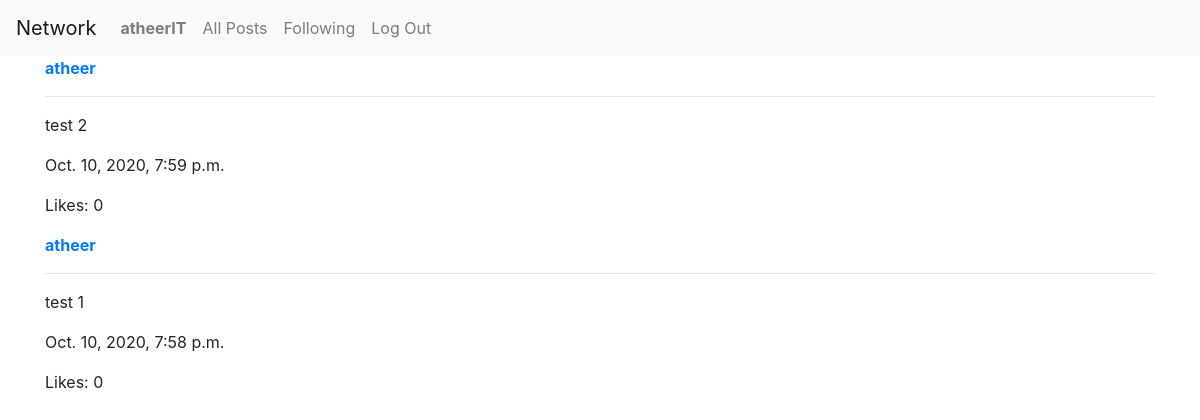
The app's page /following (signed in), older data.
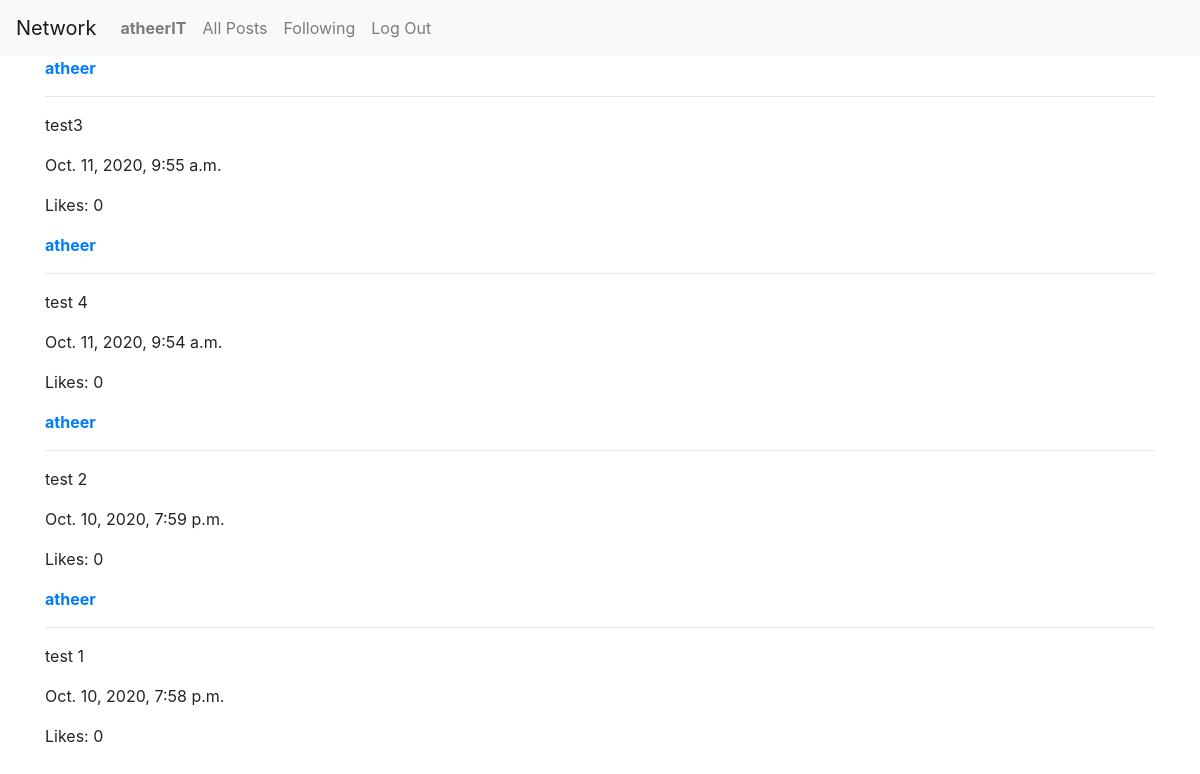
The same page, newer data.
### network/models.py (models this page shows)
class User(AbstractUser):
    pass

class Post(models.Model):
    post = models.CharField(max_length=500, blank=False)
    image = models.ImageField(upload_to="postImage", null=True)
    user = models.ForeignKey(User, on_delete=models.CASCADE, related_name='geek')
    date = models.DateTimeField(blank=False)
    postLike = models.IntegerField(default=0)

### network/views.py (the view)
# urls.py: path('following', views.following, name='following'),
def following(request):
    follows = request.user.following.all()
    users = User.objects.filter(followres__in=follows)
    posts = Post.objects.filter(user__in=users).order_by('-date')
    return render(request, 'network/following.html',{
        'posts':posts
    })

### network/templates/network/following.html (shortened to what this page needs)
{% extends "network/layout.html" %}
{% load static %}
{% block body %}
    {% for post in posts %}
    <div>
        <a href="{% url 'profile' post.user%} ">
            <strong>{{post.user}} </strong>
        </a>
        <hr>
        <p>{{post.post}} </p>
        <p>{{post.date}} </p>
        <p>Likes: {{post.postLike}} </p>
    </div>
    {% empty %}
    <p>there are no posts yet</p>
    {% endfor %}
{% endblock %}

### network/templates/network/layout.html (shortened to what this page needs)
{% load static %}
<!DOCTYPE html>
<html lang="en">
    <head>
        <link rel="stylesheet" href="https://stackpath.bootstrapcdn.com/bootstrap/4.4.1/css/bootstrap.min.css">
        <link href="{% static 'network/styles.css' %}" rel="stylesheet">
    </head>
    <body>
        <nav class="navbar navbar-expand-lg navbar-light bg-light">
            <a class="navbar-brand" href="{% url 'index' %}">Network</a>
            <div>
              <ul class="navbar-nav mr-auto">
                {% if user.is_authenticated %}
                    <li class="nav-item">
                        <a class="nav-link" href="{% url 'profile' user %}"><strong>{{ user.username }}</strong></a>
                    </li>
                {% endif %}
                <li class="nav-item">
                  <a class="nav-link" href="{% url 'index' %}">All Posts</a>
                </li>
                {% if user.is_authenticated %}
                    <li class="nav-item">
                        <a class="nav-link" href="{% url 'following' %}">Following</a>
                    </li>
                    <li class="nav-item">
                        <a class="nav-link" href="{% url 'logout' %}">Log Out</a>
                    </li>
                {% endif %}
              </ul>
            </div>
          </nav>
        <div class="container">
            {% block body %}
            {% endblock %}
        </div>
    </body>
</html>

Row changes from the older to the newer data that the page shows:
added Post: user "atheer", post "test3", date "Oct. 11, 2020, 9:55 a.m.", postLike "0"
added Post: user "atheer", post "test 4", date "Oct. 11, 2020, 9:54 a.m.", postLike "0"
